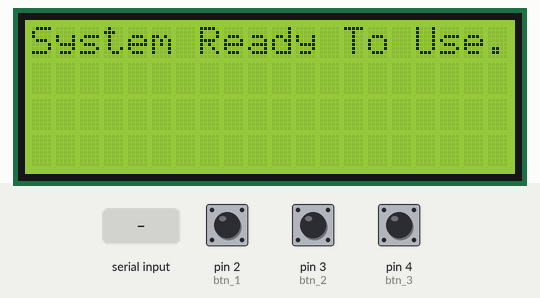
Simulated run of this sketch. Board: Arduino Uno, built with avr-gcc and run on an emulated ATmega328P. On the bench: 20×4 character LCD. Inputs (shaded band) come from the test bench; at power-on: pin 2 (btn_1) HIGH, pin 3 (btn_2) HIGH, pin 4 (btn_3) HIGH. The modem accepts every AT command (registered, SIM ready, sends succeed) and sends nothing else; what the sketch prints to the serial monitor is not drawn.

Above: at 4.9 s.
5.0 s: "OK" received over the second serial link
At 7.3 s:
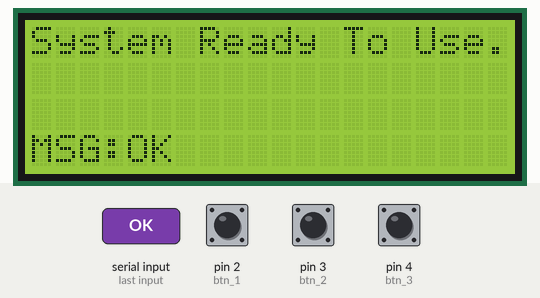
7.9 s: pin 2 (btn_1) pulled LOW for 1 s
At 9.6 s:
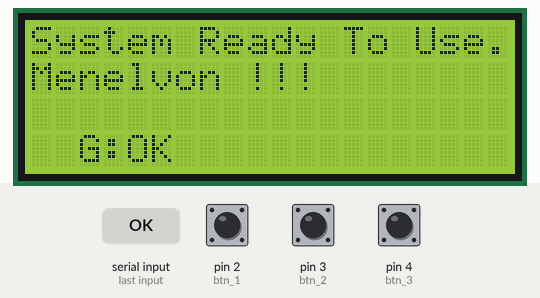
10.4 s: pin 3 (btn_2) pulled LOW for 1 s
At 12.5 s:
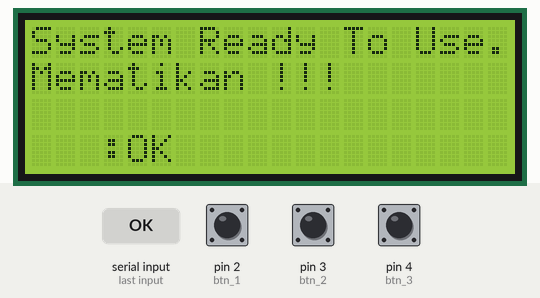
12.9 s: pin 4 (btn_3) pulled LOW for 1 s
At 14.5 s:
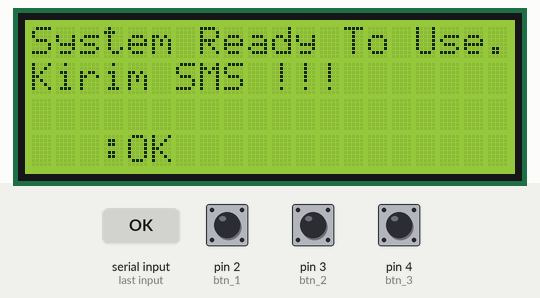
18.7 s: pin 2 (btn_1) pulled LOW for 3.2 s
At 23.3 s:
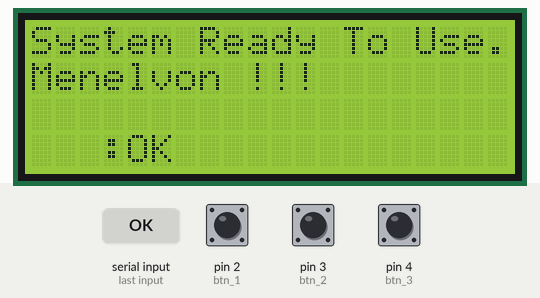
Timing chart, 0 to 24.5 s (numbered marks = the images above; inputs shaded):
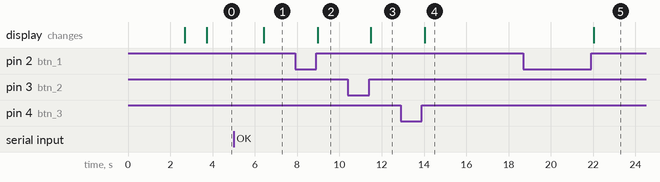

Measured:
- after the input at 5.0 s, the display: changes after 1.4 s (image 1)
- after the input at 7.9 s, the display: changes after 1.1 s (image 2)
- after the input at 10.4 s, the display: changes after 1.1 s (image 3)
- after the input at 12.9 s, the display: changes after 1.1 s (image 4)
- after the input at 18.7 s, the display: changes after 3.3 s (image 5)

The sketch:

sim_900TikTok.ino
```cpp
#include <SoftwareSerial.h>
#include <Wire.h>
#include <LiquidCrystal_I2C.h>

#define btn_1 2
#define btn_2 3
#define btn_3 4

LiquidCrystal_I2C lcd(0x27, 20, 4);
SoftwareSerial mySerial(7, 8); //SIM900 Tx & Rx is connected to Arduino #7 & #8

void setup()
{
  Serial.begin(9600);
  mySerial.begin(9600);
  lcd.init();
  lcd.backlight();
  lcd.setCursor(0, 0);
  lcd.print("Initializing...");
  Serial.println("Initializing...");
  delay(1000);
  pinMode(btn_1, INPUT_PULLUP);
  pinMode(btn_2, INPUT_PULLUP);
  pinMode(btn_3, INPUT_PULLUP);
  mySerial.println("AT"); //Handshaking with SIM900
  updateSerial();
  lcd.setCursor(0, 1);
  lcd.print("Done...");
  delay(1000);
  lcd.clear();
  lcd.setCursor(0, 0);
  lcd.print("System Ready To Use.");
}

void loop()
{
  if (digitalRead(btn_1) == 0) {
    while (digitalRead(btn_1) == 0) {
      delay(100);
    }
    lcd.setCursor(0, 1);
    lcd.print("Menelvon !!!          ");
    Serial.println("Calling !!!!");
    mySerial.println("ATD+ +62895384968833;"); //  change ZZ with country code and xxxxxxxxxxx with phone number to dial
    updateSerial();
  }
  if (digitalRead(btn_2) == 0) {
    while (digitalRead(btn_2) == 0) {
      delay(100);
    }
    lcd.setCursor(0, 1);
    lcd.print("Mematikan !!!          ");
    Serial.println("Hang Up !!!!");
    mySerial.println("ATH"); //hang up
    updateSerial();
  }
  if (digitalRead(btn_3) == 0) {
    while (digitalRead(btn_3) == 0) {
      delay(100);
    }
    Serial.println("Texting !!!!");
    lcd.setCursor(0, 1);
    lcd.print("Kirim SMS !!!          ");
    mySerial.println("AT+CMGF=1"); // Configuring TEXT mode
    updateSerial();
    mySerial.println("AT+CMGS=\"+62895384968833\"");//change ZZ with country code and xxxxxxxxxxx with phone number to sms
    updateSerial();
    mySerial.print("Pesan Dari GoLite Store Bandung"); //text content
    updateSerial();
    mySerial.write(26);
  }
  updateSerial();
  delay(100);
}

void updateSerial()
{
  delay(500);
  while (Serial.available())
  {
    mySerial.write(Serial.read());//Forward what Serial received to Software Serial Port
  }
  while (mySerial.available())
  {
    String myString = mySerial.readString();
    Serial.print("SIM900 Data : ");
    Serial.println(myString);//Forward what Software Serial received to Serial Port
    if (myString == "OK") {
      lcd.setCursor(0, 3);
      lcd.print("MSG:");
      lcd.print(myString);
      Serial.println("Serial OK");
    }

    delay(100);
  }
}
```
